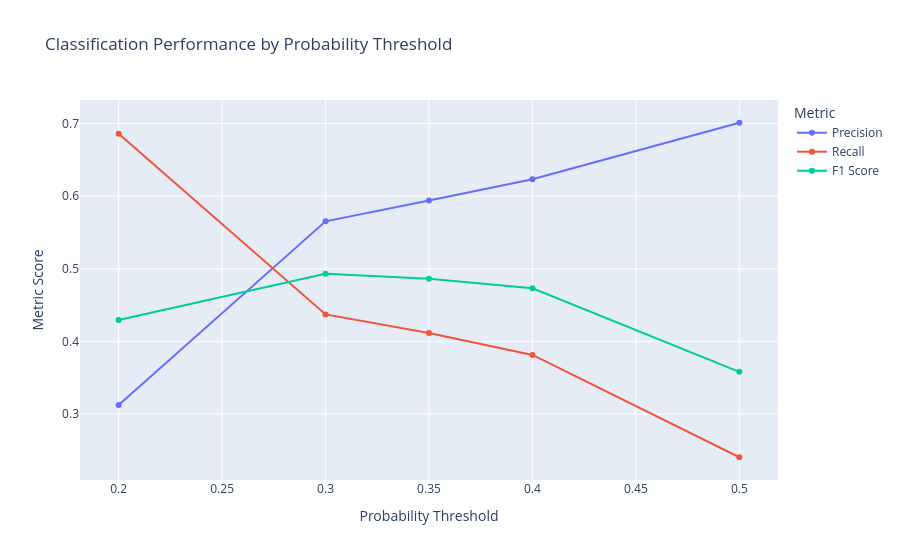

Notebook code for this chart:
### Markdown cell above
### Probability Threshold Tradeoff

The standard 0.50 classification threshold produces relatively high precision but identifies only about 24% of actual defaults.

Lowering the threshold improves default detection at the cost of additional false positives.

For demonstration purposes, a 0.30 threshold provides a more balanced result, with approximately 80% overall accuracy, 57% precision, and 44% recall for the Default class.

In a production credit-risk environment, the operating threshold would be selected based on business objectives, loss severity, risk appetite, review capacity, and the relative cost of false negatives versus false positives.

### Code cell
import plotly.express as px

threshold_long = threshold_df.melt(
    id_vars="Threshold",
    value_vars=[
        "Precision",
        "Recall",
        "F1 Score",
    ],
    var_name="Metric",
    value_name="Score",
)

fig = px.line(
    threshold_long,
    x="Threshold",
    y="Score",
    color="Metric",
    markers=True,
    title="Classification Performance by Probability Threshold",
    labels={
        "Threshold": "Probability Threshold",
        "Score": "Metric Score",
    },
)

fig.show()

### Figure 1 — Plotly figure (JSON) as saved in the notebook; plotly's stock layout.template omitted (floating-point values rounded to 4 significant figures)
{"data": [{"hovertemplate": "Metric=Precision<br>Probability Threshold=%{x}<br>Metric Score=%{y}<extra></extra>", "legendgroup": "Precision", "line": {"color": "#636efa", "dash": "solid"}, "marker": {"symbol": "circle"}, "mode": "lines+markers", "name": "Precision", "orientation": "v", "showlegend": true, "type": "scatter", "x": [0.2, 0.3, 0.35, 0.4, 0.5], "xaxis": "x", "y": [0.3125, 0.5653, 0.5941, 0.6232, 0.7011], "yaxis": "y"}, {"hovertemplate": "Metric=Recall<br>Probability Threshold=%{x}<br>Metric Score=%{y}<extra></extra>", "legendgroup": "Recall", "line": {"color": "#EF553B", "dash": "solid"}, "marker": {"symbol": "circle"}, "mode": "lines+markers", "name": "Recall", "orientation": "v", "showlegend": true, "type": "scatter", "x": [0.2, 0.3, 0.35, 0.4, 0.5], "xaxis": "x", "y": [0.6858, 0.4371, 0.4115, 0.3813, 0.2404], "yaxis": "y"}, {"hovertemplate": "Metric=F1 Score<br>Probability Threshold=%{x}<br>Metric Score=%{y}<extra></extra>", "legendgroup": "F1 Score", "line": {"color": "#00cc96", "dash": "solid"}, "marker": {"symbol": "circle"}, "mode": "lines+markers", "name": "F1 Score", "orientation": "v", "showlegend": true, "type": "scatter", "x": [0.2, 0.3, 0.35, 0.4, 0.5], "xaxis": "x", "y": [0.4293, 0.493, 0.4862, 0.4731, 0.358], "yaxis": "y"}], "layout": {"legend": {"title": {"text": "Metric"}, "tracegroupgap": 0}, "title": {"text": "Classification Performance by Probability Threshold"}, "xaxis": {"anchor": "y", "domain": [0, 1], "title": {"text": "Probability Threshold"}}, "yaxis": {"anchor": "x", "domain": [0, 1], "title": {"text": "Metric Score"}}}}
